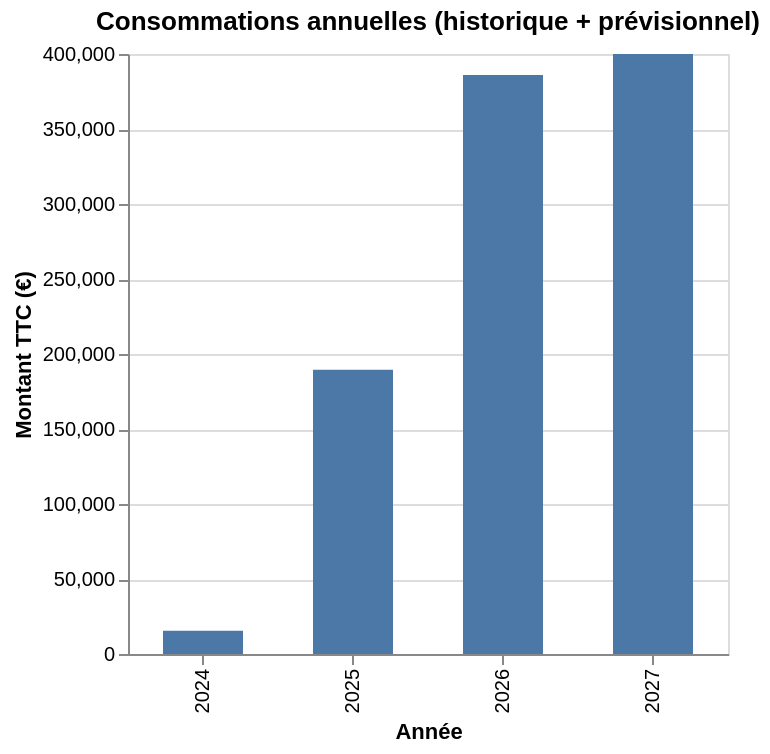

Source (notebook cell):
### Code cell
chart_conso = alt.Chart(df_conso_annuelle).mark_bar(size=40).encode(
    x=alt.X('annee:O', title='Année'),
    y=alt.Y('montant_ttc:Q', title='Montant TTC (€)', scale=alt.Scale(domain=[0, 400000])),
    tooltip=['annee:O', 'montant_ttc:Q'],
).properties(
    title='Consommations annuelles (historique + prévisionnel)',
    width=300)
chart_conso

### Figure 1 — Vega-Lite specification as saved in the notebook (floating-point values rounded to 4 significant figures)
{"config": {"view": {"continuousWidth": 300, "continuousHeight": 300}}, "data": {"name": "data-d82eab58f6752d0a40fa989fc1bd2e83"}, "mark": {"type": "bar", "size": 40}, "encoding": {"tooltip": [{"field": "annee", "type": "ordinal"}, {"field": "montant_ttc", "type": "quantitative"}], "x": {"field": "annee", "title": "Année", "type": "ordinal"}, "y": {"field": "montant_ttc", "scale": {"domain": [0, 400000]}, "title": "Montant TTC (€)", "type": "quantitative"}}, "title": "Consommations annuelles (historique + prévisionnel)", "width": 300, "$schema": "https://vega.github.io/schema/vega-lite/v6.4.1.json", "datasets": {"data-d82eab58f6752d0a40fa989fc1bd2e83": [{"annee": 2024, "montant_ttc": 15550.0}, {"annee": 2025, "montant_ttc": 189500.0}, {"annee": 2026, "montant_ttc": 386000.0}, {"annee": 2027, "montant_ttc": 400000.0}]}}
